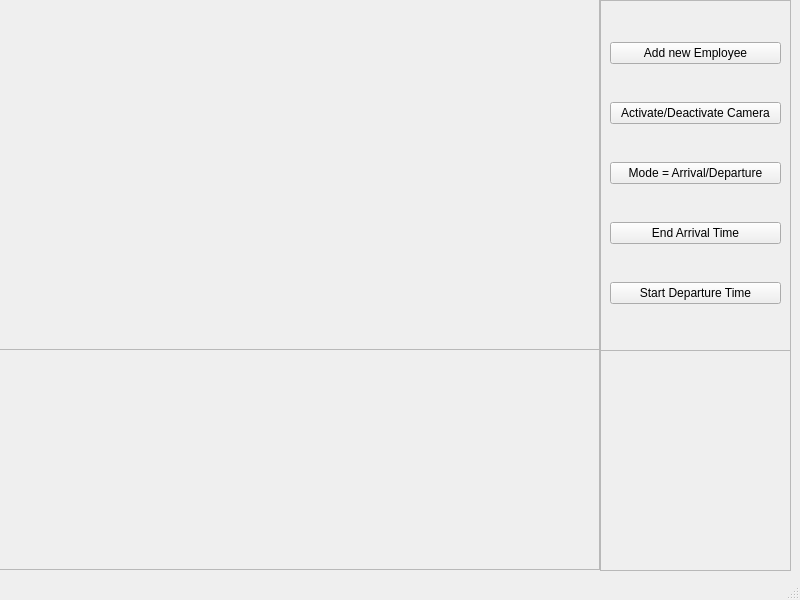
<?xml version="1.0" encoding="UTF-8"?>
<ui version="4.0">
 <class>MainWindow</class>
 <widget class="QMainWindow" name="MainWindow">
  <property name="geometry">
   <rect>
    <x>0</x>
    <y>0</y>
    <width>800</width>
    <height>600</height>
   </rect>
  </property>
  <property name="windowTitle">
   <string>MainWindow</string>
  </property>
  <widget class="QWidget" name="centralwidget">
   <widget class="QFrame" name="frame">
    <property name="geometry">
     <rect>
      <x>-1</x>
      <y>-1</y>
      <width>601</width>
      <height>351</height>
     </rect>
    </property>
    <property name="frameShape">
     <enum>QFrame::StyledPanel</enum>
    </property>
    <property name="frameShadow">
     <enum>QFrame::Raised</enum>
    </property>
   </widget>
   <widget class="QFrame" name="frame_2">
    <property name="geometry">
     <rect>
      <x>600</x>
      <y>0</y>
      <width>191</width>
      <height>351</height>
     </rect>
    </property>
    <property name="frameShape">
     <enum>QFrame::StyledPanel</enum>
    </property>
    <property name="frameShadow">
     <enum>QFrame::Raised</enum>
    </property>
    <layout class="QVBoxLayout" name="verticalLayout">
     <item>
      <widget class="QPushButton" name="pushButton_2">
       <property name="text">
        <string>Add new Employee</string>
       </property>
      </widget>
     </item>
     <item>
      <widget class="QPushButton" name="pushButton">
       <property name="text">
        <string>Activate/Deactivate Camera</string>
       </property>
      </widget>
     </item>
     <item>
      <widget class="QPushButton" name="pushButton_3">
       <property name="text">
        <string>Mode = Arrival/Departure</string>
       </property>
      </widget>
     </item>
     <item>
      <widget class="QPushButton" name="pushButton_5">
       <property name="text">
        <string>End Arrival Time</string>
       </property>
      </widget>
     </item>
     <item>
      <widget class="QPushButton" name="pushButton_4">
       <property name="text">
        <string>Start Departure Time</string>
       </property>
      </widget>
     </item>
    </layout>
   </widget>
   <widget class="QFrame" name="frame_3">
    <property name="geometry">
     <rect>
      <x>-1</x>
      <y>349</y>
      <width>601</width>
      <height>221</height>
     </rect>
    </property>
    <property name="frameShape">
     <enum>QFrame::StyledPanel</enum>
    </property>
    <property name="frameShadow">
     <enum>QFrame::Raised</enum>
    </property>
   </widget>
   <widget class="QFrame" name="frame_4">
    <property name="geometry">
     <rect>
      <x>600</x>
      <y>350</y>
      <width>191</width>
      <height>221</height>
     </rect>
    </property>
    <property name="frameShape">
     <enum>QFrame::StyledPanel</enum>
    </property>
    <property name="frameShadow">
     <enum>QFrame::Raised</enum>
    </property>
   </widget>
  </widget>
  <widget class="QStatusBar" name="statusbar"/>
 </widget>
 <resources/>
 <connections/>
</ui>
